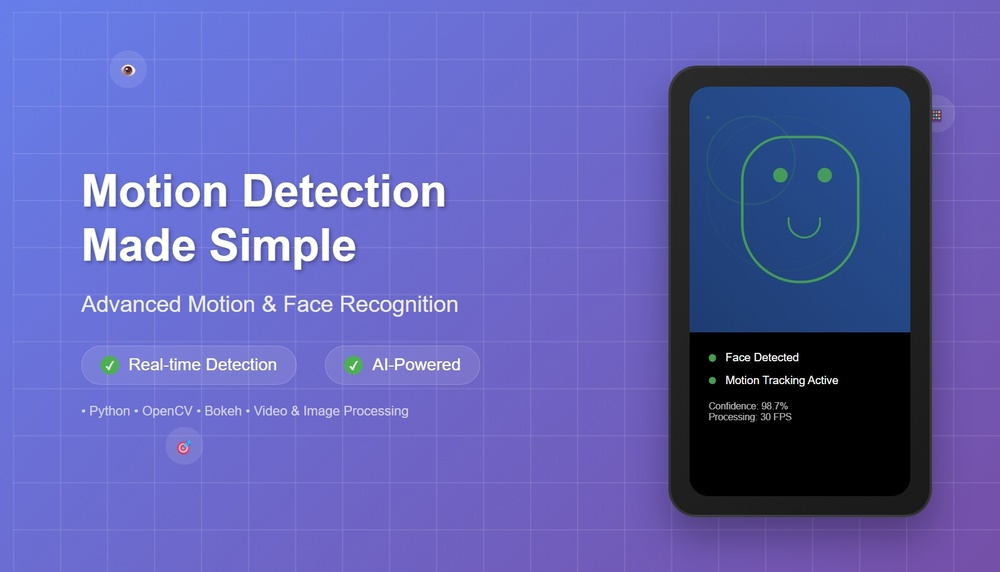
#> input picture linkedin_thumbnail.jpeg, 1000 x 572 px, shrunk from 1662 x 950 before the run, given in place of the camera
$ python MOTION_DETECTION.py
#> lines starting #> are read from the running program, lines starting #| are printed output that depends on the picture
import cv2
import pandas
from datetime import datetime


first_frame = None

df = pandas.DataFrame(columns=["Start","End"])

status_list=[None,None]
times =[]

video = cv2.VideoCapture(0)


while True:

    status=0

    check,video_frame = video.read()
#> video_frame is the input picture: shape (572, 1000, 3); mean B, G, R 175.9, 95.8, 95.2
    gray = cv2.cvtColor(video_frame,cv2.COLOR_BGR2GRAY)
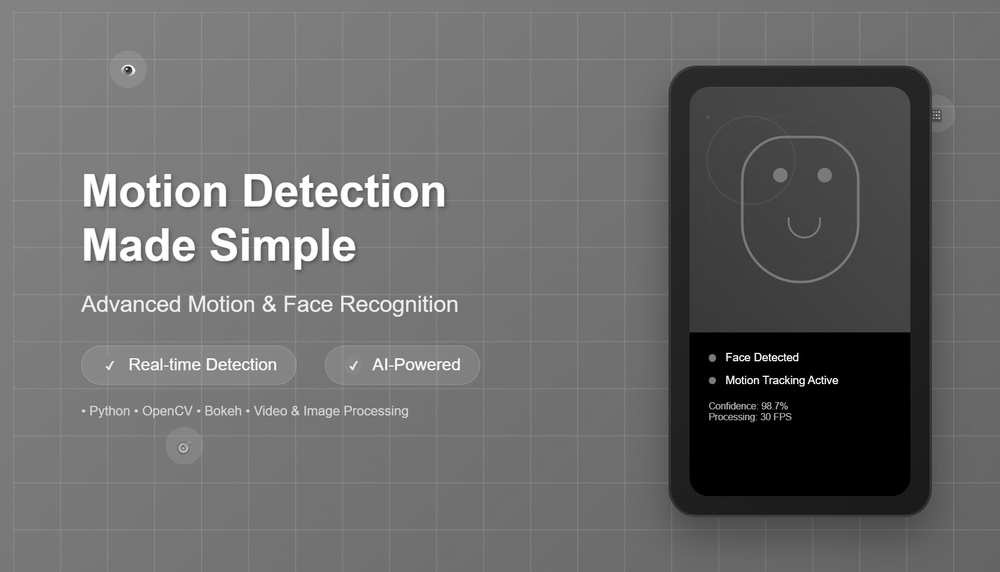
#> gray: shape (572, 1000); min 0, max 255, mean 104.7
    blur = cv2.GaussianBlur(gray,(41,41),0)
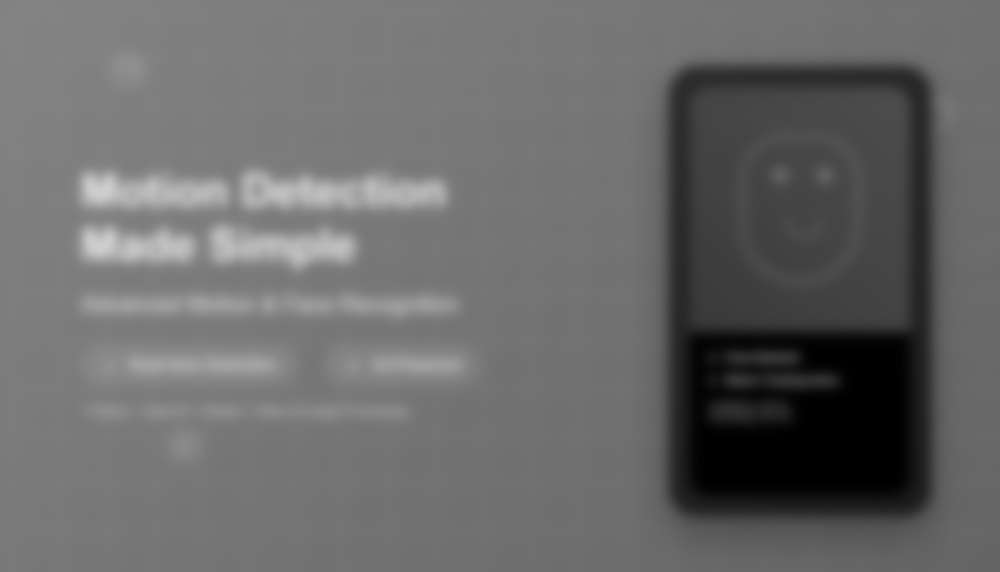
#> blur: shape (572, 1000); min 0, max 206, mean 104.7

    if first_frame is None:
        first_frame = gray
        continue

    #absdiff: Computes the absolute difference between the current frame and the background.
    #This highlights areas where movement occurred.
    #threshold: Converts the difference to black & white.
    #Pixels with value > 30 become white (255), else black (0).
    #[1] selects the actual thresholded image (OpenCV returns a tuple).
    #dilate: Fills small holes and connects white regions to make contours more detectable.
    #iterations=2 makes dilation stronger.

    delta_frame = cv2.absdiff(first_frame,gray)
    thresh_frame = cv2.threshold(delta_frame,60,255,cv2.THRESH_BINARY)[1]
    thresh_frame = cv2.dilate(thresh_frame,None,iterations=1)

    #Finds the outlines of moving objects (contours).
    #RETR_EXTERNAL: Retrieves only outer contours (ignores nested).
    #CHAIN_APPROX_SIMPLE: Compresses contour points to save memory.

    (cnts,_) = cv2.findContours(thresh_frame.copy(),cv2.RETR_EXTERNAL,
    cv2.CHAIN_APPROX_SIMPLE)

    for contour in cnts:
        if cv2.contourArea(contour) < 10000: #ignor small movements
            continue

        #these two will only run when subject greater than 100x100px
        status = 1
        (x,y,h,w) = cv2.boundingRect(contour)
        cv2.rectangle(video_frame,(x,y),(x+w,y+h),(0,255,0),3) #adds rectangle to actual frame

    #Status update time section:
    status_list =status_list[-2:] #for memory only last 2 elements
    status_list.append(status)
    if (status_list[-1]==1) and (status_list[-2]==0):
        times.append(datetime.now())

    if (status_list[-1]==0) and (status_list[-2]==1):
        times.append(datetime.now())

    # Show live camera and processed frames
    #cv2.imshow("Gray_frame",gray)
    #cv2.imshow("delta_frame",delta_frame)
    #cv2.imshow("thresh_frame",thresh_frame)
    cv2.imshow("color_frame",video_frame)

    keys = cv2.waitKey(1)
    if keys == ord('q'):

        #this will append datetime when i exit the program when i was in the frame
        if status == 1:
            times.append(datetime.now())
        break

#Storing start and end times in dataframe:

rows = []
#> rows = []
for i in range(0, len(times), 2):
    rows.append({"Start": times[i], "End": times[i+1]})

df = pandas.DataFrame(rows)
#> df = table of 0 rows and 0 columns


df.to_csv("TimeStamps.csv")
print(status_list)
#print(times)
video.release()
cv2.destroyAllWindows()
